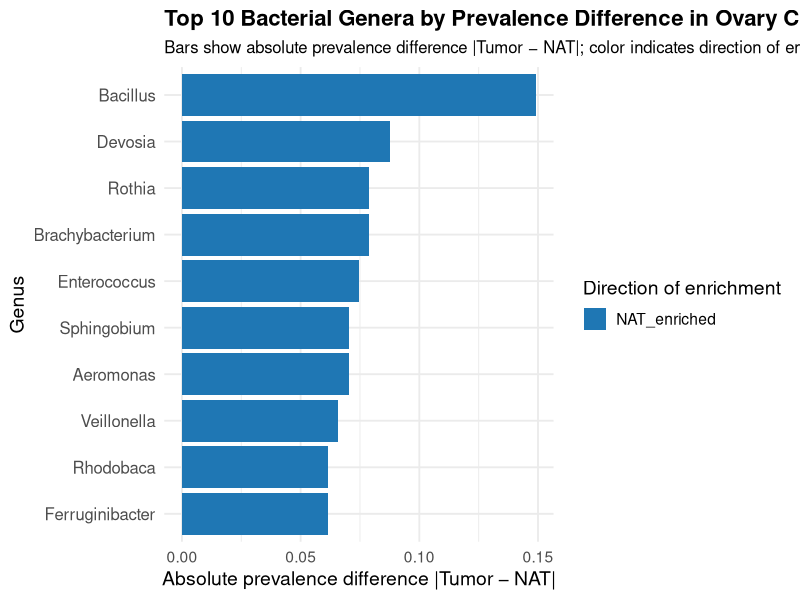
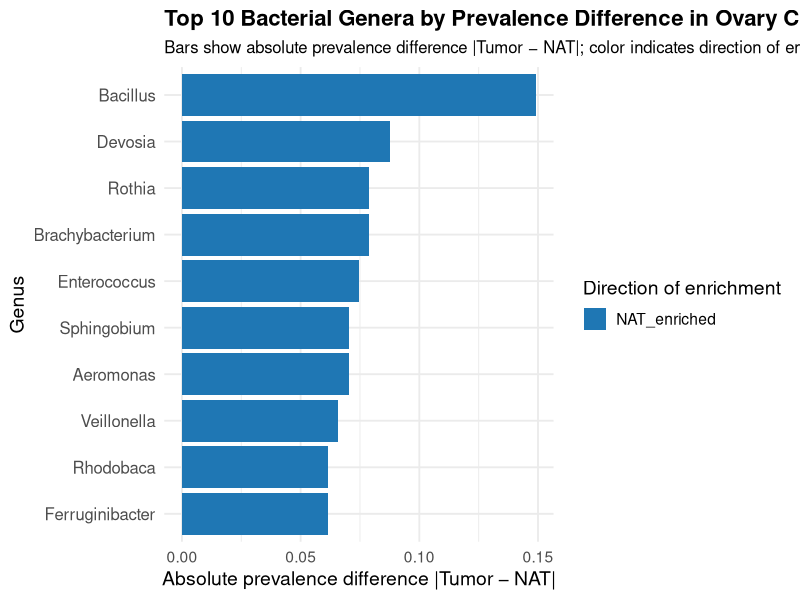

Here is the R script that generated these plots, in order:
setwd("C:/Users/sanyu/OneDrive/Desktop/Ovary new/raw")

library(tidyverse)
X11()

# 1. Read McNemar results for ovary cohort
df <- read.csv("mcnemar_test_results.csv")

# 2. Take top 10 by absolute prevalence difference
top10_ovary <- df %>%
  arrange(desc(abs(Prevalence_Diff))) %>%
  slice(1:10) %>%
  mutate(
    direction = factor(direction,
                       levels = c("Tumor_enriched", "NAT_enriched"))
  )

# 3. Plot: bars = |Tumor − NAT|, color = which side is enriched
p_ovary <- ggplot(
  top10_ovary,
  aes(
    x = reorder(Taxon, abs(Prevalence_Diff)),
    y = abs(Prevalence_Diff),
    fill = direction
  )
) +
  geom_col() +
  coord_flip() +
  labs(
    title    = "Top 10 Bacterial Genera by Prevalence Difference in Ovary Cohort",
    subtitle = "Bars show absolute prevalence difference |Tumor − NAT|; color indicates direction of enrichment",
    x        = "Genus",
    y        = "Absolute prevalence difference |Tumor − NAT|",
    fill     = "Direction of enrichment"
  ) +
  scale_fill_manual(
    values = c(
      "Tumor_enriched" = "#d62728",  # red
      "NAT_enriched"   = "#1f77b4"   # blue
    )
  ) +
  theme_minimal(base_size = 14) +
  theme(
    plot.title    = element_text(face = "bold", size = 16),
    plot.subtitle = element_text(size = 12),
    axis.text.y   = element_text(size = 12)
  )

# 4. Print the plot
print(p_ovary)

# 5. (Optional) Save it
ggsave("ovary_top10_prevalence_diff.png",
       plot = p_ovary,
       width = 8, height = 6, dpi = 300)
